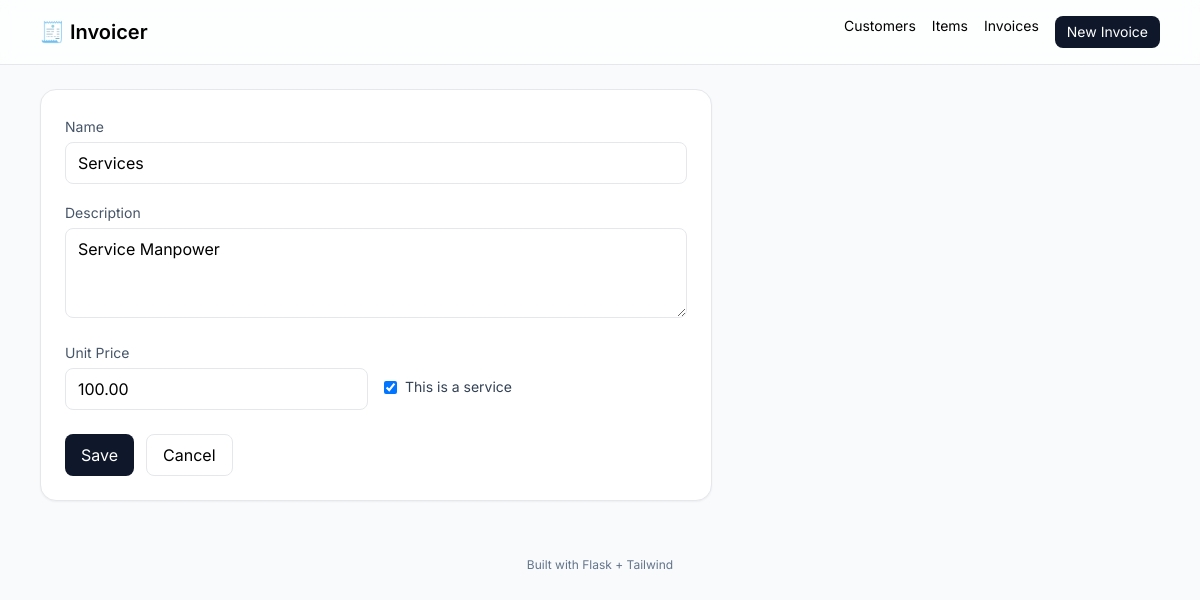
/products/1/edit, run on the app's committed database.
### app.py (models this page shows)
class Product(db.Model):
    id = db.Column(db.Integer, primary_key=True)
    name = db.Column(db.String(120), nullable=False)
    description = db.Column(db.Text)
    unit_price = db.Column(Numeric(10,2), nullable=False, default=0)
    is_service = db.Column(db.Boolean, default=False)

### app.py (the view, shortened to what this page needs)
@app.route("/products/<int:pid>/edit", methods=["GET", "POST"])
def products_edit(pid):
    p = Product.query.get_or_404(pid)
    return render_template("product_form.html", product=p)

### templates/product_form.html (shortened to what this page needs)
{% extends "base.html" %}
{% block content %}
<form method="post" class="bg-white rounded-2xl shadow-sm border p-6 max-w-2xl">
  <div class="grid md:grid-cols-2 gap-4">
    <div class="md:col-span-2">
      <label class="text-sm text-slate-600">Name</label>
      <input required name="name" value="{{ product.name if product }}" class="mt-1 w-full px-3 py-2 rounded-lg border">
    </div>
    <div class="md:col-span-2">
      <label class="text-sm text-slate-600">Description</label>
      <textarea name="description" rows="3" class="mt-1 w-full px-3 py-2 rounded-lg border">{{ product.description if product }}</textarea>
    </div>
    <div>
      <label class="text-sm text-slate-600">Unit Price</label>
      <input type="number" step="0.01" name="unit_price" value="{{ product.unit_price if product else 0 }}" class="mt-1 w-full px-3 py-2 rounded-lg border">
    </div>
    <div class="flex items-center gap-2 mt-6">
      <input type="checkbox" name="is_service" {% if product and product.is_service %}checked{% endif %}>
      <span class="text-sm text-slate-700">This is a service</span>
    </div>
  </div>
  <div class="mt-6 flex gap-3">
    <button class="px-4 py-2 rounded-lg bg-slate-900 text-white">Save</button>
    <a class="px-4 py-2 rounded-lg border" href="{{ url_for('products') }}">Cancel</a>
  </div>
</form>
{% endblock %}

### templates/base.html (style rules this page uses)
body { font-family: Inter, system-ui, -apple-system, Segoe UI, Roboto, Arial; }

### data on the page
Product: name "Services", description "Service Manpower", unit_price "100.00", is_service "☑"
